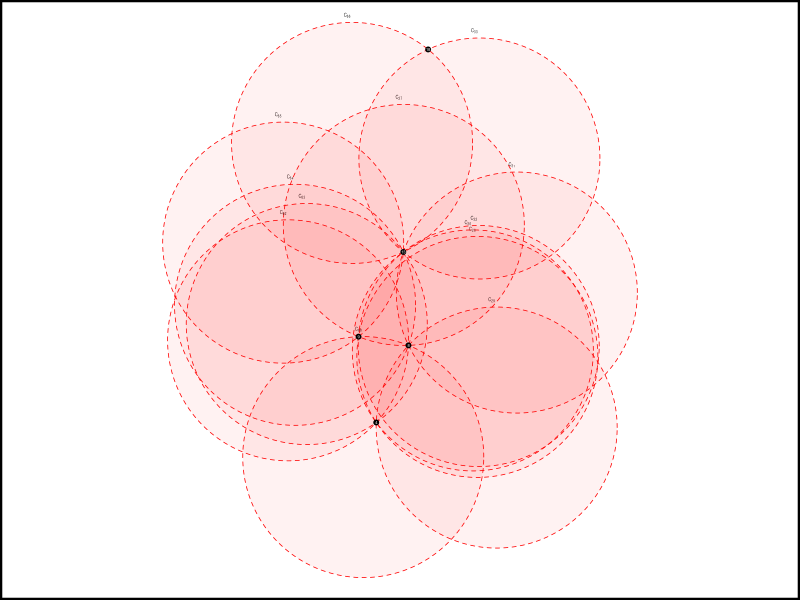

Generate this figure with R:
library(plotrix)

circle <- function(point, color){
  draw.circle(point['lng'], point['lat'], 
              epsilon/2, nv = 1000, border = color, 
              col = adjustcolor(color, alpha=0.05), lty = 2, lwd = 0.75)
  label = bquote("C"[.(point['ID'])])
  text(point['lng'] - 2, point['lat'] + 3 + epsilon/2, label, cex=0.25)
}

openPlot <- function(filename){
  pdf(filename,width=4,height=3)
  par(mar=c(0.01,0.01,0.01,0.01))
  plot(1, asp=1, axes = F, , xlab = "", ylab = "", type='n',
       xlim = c(min(f0$lng) - epsilon/2,  max(f0$lng) + epsilon/2), 
       ylim = c(min(f0$lat) - epsilon/2,  max(f0$lat) + epsilon/2))
}

closePlot <- function(){
  points(points$lng, points$lat, pch = 21, cex = 0.65, col = 1, bg = 1 )
  text(points$lng, points$lat, points$ID, cex = 0.25, col = 'white')
  box(lwd=4)
  dev.off()
}

epsilon = 100

points = read.csv('p_4799.csv', header = F)
names(points) = c("ID","lng","lat")
points = points[points$lng > -326499.3,]
f0 = read.csv('f0_4799.csv', header = F)
names(f0) = c("ID","lng","lat")
f0 = f0[f0$lng > -326499.3,]

openPlot("zoom1.pdf")
apply(f0, 1, circle, 'red')
closePlot()
